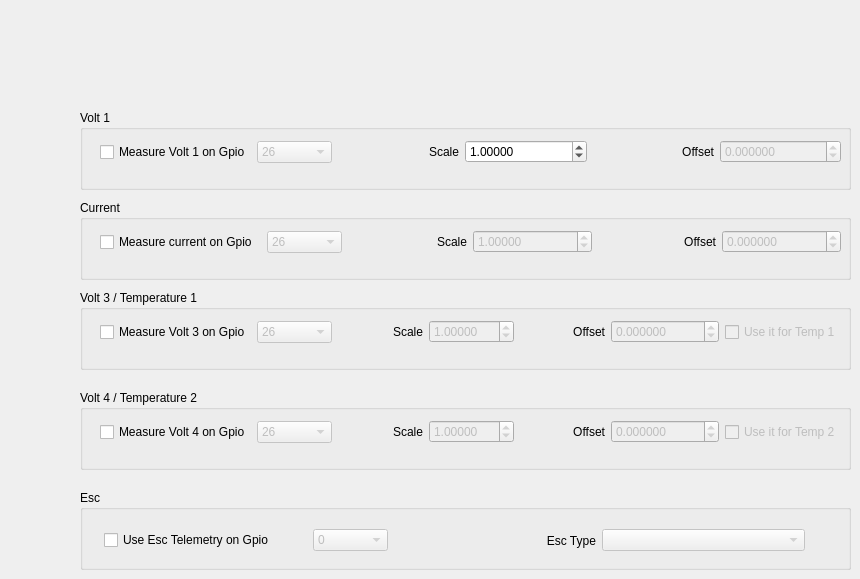
      <widget class="QWidget" name="tab_3">
       <attribute name="title">
        <string>Voltages / Current / Temp / Esc</string>
       </attribute>
       <widget class="QGroupBox" name="groupBox">
        <property name="geometry">
         <rect>
          <x>80</x>
          <y>110</y>
          <width>771</width>
          <height>80</height>
         </rect>
        </property>
        <property name="title">
         <string>Volt 1</string>
        </property>
        <widget class="QWidget" name="layoutWidget">
         <property name="geometry">
          <rect>
           <x>20</x>
           <y>30</y>
           <width>741</width>
           <height>24</height>
          </rect>
         </property>
         <layout class="QHBoxLayout" name="horizontalLayout_14">
          <item>
           <widget class="QCheckBox" name="cbVolt1">
            <property name="text">
             <string>Measure Volt 1 on Gpio</string>
            </property>
           </widget>
          </item>
          <item>
           <widget class="QComboBox" name="comboBoxVolt1">
            <property name="enabled">
             <bool>false</bool>
            </property>
            <property name="maximumSize">
             <size>
              <width>75</width>
              <height>16777215</height>
             </size>
            </property>
            <item>
             <property name="text">
              <string>26</string>
             </property>
            </item>
            <item>
             <property name="text">
              <string>27</string>
             </property>
            </item>
            <item>
             <property name="text">
              <string>28</string>
             </property>
            </item>
            <item>
             <property name="text">
              <string>29</string>
             </property>
            </item>
           </widget>
          </item>
          <item>
           <widget class="QLabel" name="label_11">
            <property name="maximumSize">
             <size>
              <width>16777213</width>
              <height>16777215</height>
             </size>
            </property>
            <property name="text">
             <string>Scale</string>
            </property>
            <property name="alignment">
             <set>Qt::AlignRight|Qt::AlignTrailing|Qt::AlignVCenter</set>
            </property>
           </widget>
          </item>
          <item>
           <widget class="QDoubleSpinBox" name="dsScaleVolt1">
            <property name="enabled">
             <bool>true</bool>
            </property>
            <property name="decimals">
             <number>5</number>
            </property>
            <property name="maximum">
             <double>1000.000000000000000</double>
            </property>
            <property name="value">
             <double>1.000000000000000</double>
            </property>
           </widget>
          </item>
          <item>
           <widget class="QLabel" name="label_13">
            <property name="text">
             <string>Offset</string>
            </property>
            <property name="alignment">
             <set>Qt::AlignRight|Qt::AlignTrailing|Qt::AlignVCenter</set>
            </property>
           </widget>
          </item>
          <item>
           <widget class="QDoubleSpinBox" name="dsOffsetVolt1">
            <property name="enabled">
             <bool>false</bool>
            </property>
            <property name="decimals">
             <number>6</number>
            </property>
            <property name="minimum">
             <double>-200.000000000000000</double>
            </property>
            <property name="maximum">
             <double>200.000000000000000</double>
            </property>
           </widget>
          </item>
         </layout>
        </widget>
       </widget>
       <widget class="QGroupBox" name="groupBox_2">
        <property name="geometry">
         <rect>
          <x>80</x>
          <y>200</y>
          <width>771</width>
          <height>80</height>
         </rect>
        </property>
        <property name="title">
         <string>Current</string>
        </property>
        <widget class="QWidget" name="layoutWidget_2">
         <property name="geometry">
          <rect>
           <x>20</x>
           <y>30</y>
           <width>741</width>
           <height>24</height>
          </rect>
         </property>
         <layout class="QHBoxLayout" name="horizontalLayout_15">
          <item>
           <widget class="QCheckBox" name="cbVolt2">
            <property name="text">
             <string>Measure current on Gpio </string>
            </property>
           </widget>
          </item>
          <item>
           <widget class="QComboBox" name="comboBoxVolt2">
            <property name="enabled">
             <bool>false</bool>
            </property>
            <property name="maximumSize">
             <size>
              <width>75</width>
              <height>16777215</height>
             </size>
            </property>
            <item>
             <property name="text">
              <string>26</string>
             </property>
            </item>
            <item>
             <property name="text">
              <string>27</string>
             </property>
            </item>
            <item>
             <property name="text">
              <string>28</string>
             </property>
            </item>
            <item>
             <property name="text">
              <string>29</string>
             </property>
            </item>
           </widget>
          </item>
          <item>
           <widget class="QLabel" name="label_15">
            <property name="text">
             <string>Scale</string>
            </property>
            <property name="alignment">
             <set>Qt::AlignRight|Qt::AlignTrailing|Qt::AlignVCenter</set>
            </property>
           </widget>
          </item>
          <item>
           <widget class="QDoubleSpinBox" name="dsScaleVolt2">
            <property name="enabled">
             <bool>false</bool>
            </property>
            <property name="decimals">
             <number>5</number>
            </property>
            <property name="maximum">
             <double>1000.000000000000000</double>
            </property>
            <property name="value">
             <double>1.000000000000000</double>
            </property>
           </widget>
          </item>
          <item>
           <widget class="QLabel" name="label_19">
            <property name="text">
             <string>Offset</string>
            </property>
            <property name="alignment">
             <set>Qt::AlignRight|Qt::AlignTrailing|Qt::AlignVCenter</set>
            </property>
           </widget>
          </item>
          <item>
           <widget class="QDoubleSpinBox" name="dsOffsetVolt2">
            <property name="enabled">
             <bool>false</bool>
            </property>
            <property name="decimals">
             <number>6</number>
            </property>
            <property name="minimum">
             <double>-400000.000000000000000</double>
            </property>
            <property name="maximum">
             <double>400000.000000000000000</double>
            </property>
           </widget>
          </item>
         </layout>
        </widget>
       </widget>
       <widget class="QGroupBox" name="groupBox_8">
        <property name="geometry">
         <rect>
          <x>80</x>
          <y>290</y>
          <width>771</width>
          <height>80</height>
         </rect>
        </property>
        <property name="title">
         <string>Volt 3 / Temperature 1</string>
        </property>
        <widget class="QWidget" name="layoutWidget_5">
         <property name="geometry">
          <rect>
           <x>20</x>
           <y>30</y>
           <width>741</width>
           <height>24</height>
          </rect>
         </property>
         <layout class="QHBoxLayout" name="horizontalLayout_17">
          <item>
           <widget class="QCheckBox" name="cbVolt3">
            <property name="text">
             <string>Measure Volt 3 on Gpio</string>
            </property>
           </widget>
          </item>
          <item>
           <widget class="QComboBox" name="comboBoxVolt3">
            <property name="enabled">
             <bool>false</bool>
            </property>
            <property name="maximumSize">
             <size>
              <width>75</width>
              <height>16777215</height>
             </size>
            </property>
            <item>
             <property name="text">
              <string>26</string>
             </property>
            </item>
            <item>
             <property name="text">
              <string>27</string>
             </property>
            </item>
            <item>
             <property name="text">
              <string>28</string>
             </property>
            </item>
            <item>
             <property name="text">
              <string>29</string>
             </property>
            </item>
           </widget>
          </item>
          <item>
           <widget class="QLabel" name="label_26">
            <property name="text">
             <string>Scale</string>
            </property>
            <property name="alignment">
             <set>Qt::AlignRight|Qt::AlignTrailing|Qt::AlignVCenter</set>
            </property>
           </widget>
          </item>
          <item>
           <widget class="QDoubleSpinBox" name="dsScaleVolt3">
            <property name="enabled">
             <bool>false</bool>
            </property>
            <property name="decimals">
             <number>5</number>
            </property>
            <property name="value">
             <double>1.000000000000000</double>
            </property>
           </widget>
          </item>
          <item>
           <widget class="QLabel" name="label_27">
            <property name="text">
             <string>Offset</string>
            </property>
            <property name="alignment">
             <set>Qt::AlignRight|Qt::AlignTrailing|Qt::AlignVCenter</set>
            </property>
           </widget>
          </item>
          <item>
           <widget class="QDoubleSpinBox" name="dsOffsetVolt3">
            <property name="enabled">
             <bool>false</bool>
            </property>
            <property name="decimals">
             <number>6</number>
            </property>
            <property name="minimum">
             <double>-10000.000000000000000</double>
            </property>
            <property name="maximum">
             <double>10000.000000000000000</double>
            </property>
           </widget>
          </item>
          <item>
           <widget class="QCheckBox" name="cbTemp1">
            <property name="enabled">
             <bool>false</bool>
            </property>
            <property name="text">
             <string>Use it for Temp 1</string>
            </property>
           </widget>
          </item>
         </layout>
        </widget>
       </widget>
       <widget class="QGroupBox" name="groupBox_9">
        <property name="geometry">
         <rect>
          <x>80</x>
          <y>390</y>
          <width>771</width>
          <height>80</height>
         </rect>
        </property>
        <property name="title">
         <string>Volt 4 / Temperature 2</string>
        </property>
        <widget class="QWidget" name="layoutWidget_6">
         <property name="geometry">
          <rect>
           <x>20</x>
           <y>30</y>
           <width>741</width>
           <height>24</height>
          </rect>
         </property>
         <layout class="QHBoxLayout" name="horizontalLayout_18">
          <item>
           <widget class="QCheckBox" name="cbVolt4">
            <property name="text">
             <string>Measure Volt 4 on Gpio</string>
            </property>
           </widget>
          </item>
          <item>
           <widget class="QComboBox" name="comboBoxVolt4">
            <property name="enabled">
             <bool>false</bool>
            </property>
            <property name="maximumSize">
             <size>
              <width>75</width>
              <height>16777215</height>
             </size>
            </property>
            <item>
             <property name="text">
              <string>26</string>
             </property>
            </item>
            <item>
             <property name="text">
              <string>27</string>
             </property>
            </item>
            <item>
             <property name="text">
              <string>28</string>
             </property>
            </item>
            <item>
             <property name="text">
              <string>29</string>
             </property>
            </item>
           </widget>
          </item>
          <item>
           <widget class="QLabel" name="label_28">
            <property name="text">
             <string>Scale</string>
            </property>
            <property name="alignment">
             <set>Qt::AlignRight|Qt::AlignTrailing|Qt::AlignVCenter</set>
            </property>
           </widget>
          </item>
          <item>
           <widget class="QDoubleSpinBox" name="dsScaleVolt4">
            <property name="enabled">
             <bool>false</bool>
            </property>
            <property name="decimals">
             <number>5</number>
            </property>
            <property name="value">
             <double>1.000000000000000</double>
            </property>
           </widget>
          </item>
          <item>
           <widget class="QLabel" name="label_29">
            <property name="text">
             <string>Offset</string>
            </property>
            <property name="alignment">
             <set>Qt::AlignRight|Qt::AlignTrailing|Qt::AlignVCenter</set>
            </property>
           </widget>
          </item>
          <item>
           <widget class="QDoubleSpinBox" name="dsOffsetVolt4">
            <property name="enabled">
             <bool>false</bool>
            </property>
            <property name="decimals">
             <number>6</number>
            </property>
            <property name="minimum">
             <double>-10000.000000000000000</double>
            </property>
            <property name="maximum">
             <double>10000.000000000000000</double>
            </property>
           </widget>
          </item>
          <item>
           <widget class="QCheckBox" name="cbTemp2">
            <property name="enabled">
             <bool>false</bool>
            </property>
            <property name="text">
             <string>Use it for Temp 2</string>
            </property>
           </widget>
          </item>
         </layout>
        </widget>
       </widget>
       <widget class="QGroupBox" name="groupBox_7">
        <property name="geometry">
         <rect>
          <x>80</x>
          <y>490</y>
          <width>771</width>
          <height>80</height>
         </rect>
        </property>
        <property name="title">
         <string>Esc</string>
        </property>
        <widget class="QWidget" name="layoutWidget">
         <property name="geometry">
          <rect>
           <x>24</x>
           <y>30</y>
           <width>701</width>
           <height>41</height>
          </rect>
         </property>
         <layout class="QHBoxLayout" name="horizontalLayout_16">
          <item>
           <widget class="QCheckBox" name="cbEsc">
            <property name="maximumSize">
             <size>
              <width>1677</width>
              <height>16777215</height>
             </size>
            </property>
            <property name="text">
             <string>Use Esc Telemetry on Gpio</string>
            </property>
           </widget>
          </item>
          <item>
           <widget class="QComboBox" name="comboBoxEsc">
            <property name="enabled">
             <bool>false</bool>
            </property>
            <property name="maximumSize">
             <size>
              <width>75</width>
              <height>16777215</height>
             </size>
            </property>
            <item>
             <property name="text">
              <string>0</string>
             </property>
            </item>
            <item>
             <property name="text">
              <string>1</string>
             </property>
            </item>
            <item>
             <property name="text">
              <string>2</string>
             </property>
            </item>
            <item>
             <property name="text">
              <string>3</string>
             </property>
            </item>
            <item>
             <property name="text">
              <string>4</string>
             </property>
            </item>
            <item>
             <property name="text">
              <string>5</string>
             </property>
            </item>
            <item>
             <property name="text">
              <string>6</string>
             </property>
            </item>
            <item>
             <property name="text">
              <string>7</string>
             </property>
            </item>
            <item>
             <property name="text">
              <string>8</string>
             </property>
            </item>
            <item>
             <property name="text">
              <string>9</string>
             </property>
            </item>
            <item>
             <property name="text">
              <string>10</string>
             </property>
            </item>
            <item>
             <property name="text">
              <string>11</string>
             </property>
            </item>
            <item>
             <property name="text">
              <string>12</string>
             </property>
            </item>
            <item>
             <property name="text">
              <string>13</string>
             </property>
            </item>
            <item>
             <property name="text">
              <string>14</string>
             </property>
            </item>
            <item>
             <property name="text">
              <string>15</string>
             </property>
            </item>
            <item>
             <property name="text">
              <string>26</string>
             </property>
            </item>
            <item>
             <property name="text">
              <string>27</string>
             </property>
            </item>
            <item>
             <property name="text">
              <string>28</string>
             </property>
            </item>
            <item>
             <property name="text">
              <string>29</string>
             </property>
            </item>
           </widget>
          </item>
          <item>
           <widget class="QLabel" name="label_25">
            <property name="layoutDirection">
             <enum>Qt::LeftToRight</enum>
            </property>
            <property name="text">
             <string>Esc Type</string>
            </property>
            <property name="alignment">
             <set>Qt::AlignRight|Qt::AlignTrailing|Qt::AlignVCenter</set>
            </property>
           </widget>
          </item>
          <item>
           <widget class="QComboBox" name="comboBoxEscType">
            <property name="enabled">
             <bool>false</bool>
            </property>
           </widget>
          </item>
         </layout>
        </widget>
       </widget>
      </widget>
